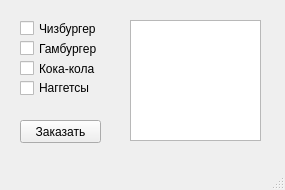
<?xml version="1.0" encoding="UTF-8"?>
<ui version="4.0">
 <class>MainWindow</class>
 <widget class="QMainWindow" name="MainWindow">
  <property name="geometry">
   <rect>
    <x>0</x>
    <y>0</y>
    <width>285</width>
    <height>190</height>
   </rect>
  </property>
  <property name="windowTitle">
   <string>Макдональдс</string>
  </property>
  <widget class="QWidget" name="centralwidget">
   <widget class="QCheckBox" name="checkBox">
    <property name="geometry">
     <rect>
      <x>20</x>
      <y>20</y>
      <width>81</width>
      <height>17</height>
     </rect>
    </property>
    <property name="text">
     <string>Чизбургер</string>
    </property>
   </widget>
   <widget class="QCheckBox" name="checkBox_2">
    <property name="geometry">
     <rect>
      <x>20</x>
      <y>40</y>
      <width>81</width>
      <height>17</height>
     </rect>
    </property>
    <property name="text">
     <string>Гамбургер</string>
    </property>
   </widget>
   <widget class="QCheckBox" name="checkBox_3">
    <property name="geometry">
     <rect>
      <x>20</x>
      <y>60</y>
      <width>81</width>
      <height>17</height>
     </rect>
    </property>
    <property name="text">
     <string>Кока-кола</string>
    </property>
   </widget>
   <widget class="QCheckBox" name="checkBox_4">
    <property name="geometry">
     <rect>
      <x>20</x>
      <y>80</y>
      <width>71</width>
      <height>16</height>
     </rect>
    </property>
    <property name="text">
     <string>Наггетсы</string>
    </property>
   </widget>
   <widget class="QPushButton" name="pushButton">
    <property name="geometry">
     <rect>
      <x>20</x>
      <y>120</y>
      <width>81</width>
      <height>23</height>
     </rect>
    </property>
    <property name="text">
     <string>Заказать</string>
    </property>
   </widget>
   <widget class="QPlainTextEdit" name="plainTextEdit">
    <property name="geometry">
     <rect>
      <x>130</x>
      <y>20</y>
      <width>131</width>
      <height>121</height>
     </rect>
    </property>
   </widget>
  </widget>
  <widget class="QMenuBar" name="menubar">
   <property name="geometry">
    <rect>
     <x>0</x>
     <y>0</y>
     <width>285</width>
     <height>21</height>
    </rect>
   </property>
  </widget>
  <widget class="QStatusBar" name="statusbar"/>
 </widget>
 <resources/>
 <connections/>
</ui>
